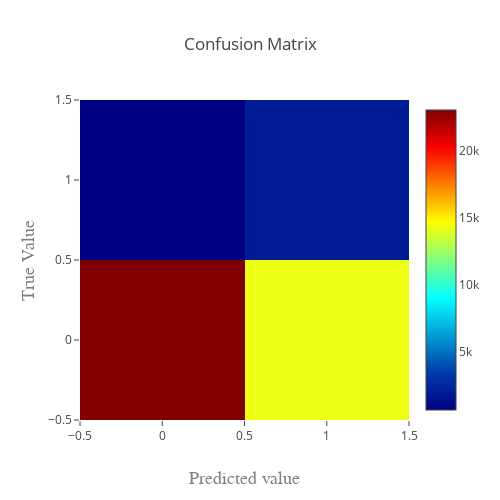

Write notebook code for a chart like this one.
### Code cell
int_conf_mat(y_test, predictions)

### Figure 1 — Plotly figure (JSON) as saved in the notebook; plotly's stock layout.template omitted (floating-point values rounded to 4 significant figures)
{"data": [{"colorscale": "Jet", "type": "heatmap", "x": [0, 1], "y": [0, 1], "z": [[23020, 14224], [664, 1978]]}], "layout": {"barmode": "overlay", "height": 500, "title": "Confusion Matrix", "width": 500, "xaxis": {"title": "Predicted value", "titlefont": {"color": "#7f7f7f", "family": "Courier New, monospace", "size": 18}}, "yaxis": {"title": "True Value", "titlefont": {"color": "#7f7f7f", "family": "Courier New, monospace", "size": 18}}}}
